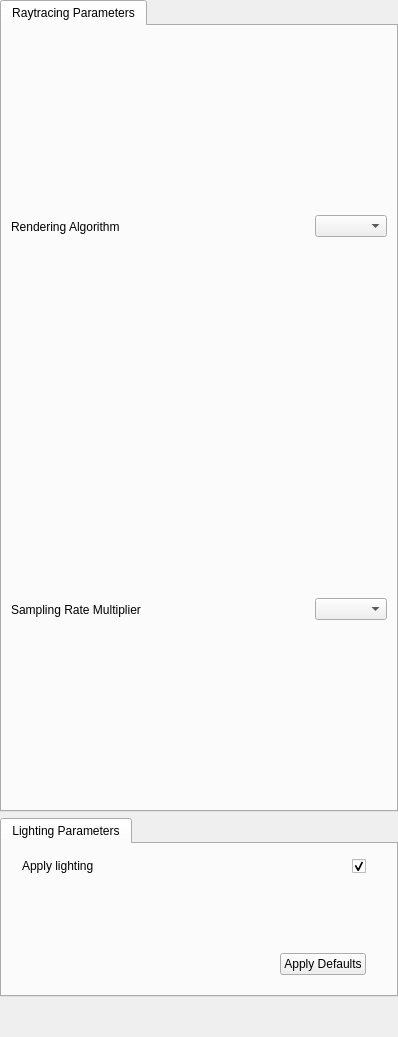
<?xml version="1.0" encoding="UTF-8"?>
<ui version="4.0">
 <class>VolumeIsoAppearanceGUI</class>
 <widget class="QWidget" name="VolumeIsoAppearanceGUI">
  <property name="geometry">
   <rect>
    <x>0</x>
    <y>0</y>
    <width>398</width>
    <height>1037</height>
   </rect>
  </property>
  <property name="sizePolicy">
   <sizepolicy hsizetype="Minimum" vsizetype="Minimum">
    <horstretch>0</horstretch>
    <verstretch>0</verstretch>
   </sizepolicy>
  </property>
  <property name="minimumSize">
   <size>
    <width>0</width>
    <height>0</height>
   </size>
  </property>
  <property name="maximumSize">
   <size>
    <width>16777215</width>
    <height>16777215</height>
   </size>
  </property>
  <property name="windowTitle">
   <string>Form</string>
  </property>
  <property name="whatsThis">
   <string>&lt;html&gt;&lt;head/&gt;&lt;body&gt;&lt;p&gt;These options concern the appearance of Two-D renderer&lt;/p&gt;&lt;/body&gt;&lt;/html&gt;</string>
  </property>
  <layout class="QVBoxLayout" name="verticalLayout">
   <property name="leftMargin">
    <number>0</number>
   </property>
   <property name="topMargin">
    <number>0</number>
   </property>
   <property name="rightMargin">
    <number>0</number>
   </property>
   <property name="bottomMargin">
    <number>0</number>
   </property>
   <item>
    <widget class="QTabWidget" name="Ray_Params_Widget">
     <property name="currentIndex">
      <number>0</number>
     </property>
     <widget class="QWidget" name="tab_2">
      <attribute name="title">
       <string>Raytracing Parameters</string>
      </attribute>
      <layout class="QHBoxLayout" name="horizontalLayout_9">
       <item>
        <widget class="QFrame" name="frame_3">
         <property name="frameShape">
          <enum>QFrame::NoFrame</enum>
         </property>
         <property name="frameShadow">
          <enum>QFrame::Raised</enum>
         </property>
         <layout class="QVBoxLayout" name="verticalLayout_4">
          <property name="spacing">
           <number>0</number>
          </property>
          <property name="leftMargin">
           <number>0</number>
          </property>
          <property name="topMargin">
           <number>0</number>
          </property>
          <property name="rightMargin">
           <number>0</number>
          </property>
          <property name="bottomMargin">
           <number>0</number>
          </property>
          <item>
           <widget class="QFrame" name="frame_4">
            <property name="frameShape">
             <enum>QFrame::NoFrame</enum>
            </property>
            <property name="frameShadow">
             <enum>QFrame::Raised</enum>
            </property>
            <layout class="QHBoxLayout" name="horizontalLayout_10">
             <property name="leftMargin">
              <number>0</number>
             </property>
             <property name="topMargin">
              <number>0</number>
             </property>
             <property name="rightMargin">
              <number>0</number>
             </property>
             <property name="bottomMargin">
              <number>0</number>
             </property>
             <item>
              <widget class="QLabel" name="label_2">
               <property name="text">
                <string>Rendering Algorithm</string>
               </property>
              </widget>
             </item>
             <item>
              <spacer name="horizontalSpacer_3">
               <property name="orientation">
                <enum>Qt::Horizontal</enum>
               </property>
               <property name="sizeHint" stdset="0">
                <size>
                 <width>20</width>
                 <height>20</height>
                </size>
               </property>
              </spacer>
             </item>
             <item>
              <widget class="QComboBox" name="_castingModeComboBox"/>
             </item>
            </layout>
           </widget>
          </item>
          <item>
           <widget class="QFrame" name="frame_5">
            <property name="frameShape">
             <enum>QFrame::NoFrame</enum>
            </property>
            <property name="frameShadow">
             <enum>QFrame::Raised</enum>
            </property>
            <layout class="QHBoxLayout" name="horizontalLayout_11">
             <property name="leftMargin">
              <number>0</number>
             </property>
             <property name="topMargin">
              <number>0</number>
             </property>
             <property name="rightMargin">
              <number>0</number>
             </property>
             <property name="bottomMargin">
              <number>0</number>
             </property>
             <item>
              <widget class="QLabel" name="label_3">
               <property name="text">
                <string>Sampling Rate Multiplier</string>
               </property>
              </widget>
             </item>
             <item>
              <spacer name="horizontalSpacer_4">
               <property name="orientation">
                <enum>Qt::Horizontal</enum>
               </property>
               <property name="sizeHint" stdset="0">
                <size>
                 <width>20</width>
                 <height>20</height>
                </size>
               </property>
              </spacer>
             </item>
             <item>
              <widget class="QComboBox" name="_samplingRateComboBox"/>
             </item>
            </layout>
           </widget>
          </item>
         </layout>
        </widget>
       </item>
      </layout>
     </widget>
    </widget>
   </item>
   <item>
    <widget class="QTabWidget" name="tabWidget">
     <property name="sizePolicy">
      <sizepolicy hsizetype="Minimum" vsizetype="Minimum">
       <horstretch>0</horstretch>
       <verstretch>0</verstretch>
      </sizepolicy>
     </property>
     <property name="currentIndex">
      <number>0</number>
     </property>
     <widget class="QWidget" name="tab">
      <property name="sizePolicy">
       <sizepolicy hsizetype="Minimum" vsizetype="Minimum">
        <horstretch>0</horstretch>
        <verstretch>0</verstretch>
       </sizepolicy>
      </property>
      <attribute name="title">
       <string>Lighting Parameters</string>
      </attribute>
      <layout class="QVBoxLayout" name="verticalLayout_2">
       <property name="spacing">
        <number>5</number>
       </property>
       <property name="leftMargin">
        <number>20</number>
       </property>
       <property name="topMargin">
        <number>12</number>
       </property>
       <property name="rightMargin">
        <number>20</number>
       </property>
       <property name="bottomMargin">
        <number>20</number>
       </property>
       <item>
        <widget class="QFrame" name="frame">
         <property name="sizePolicy">
          <sizepolicy hsizetype="Minimum" vsizetype="Minimum">
           <horstretch>0</horstretch>
           <verstretch>0</verstretch>
          </sizepolicy>
         </property>
         <property name="frameShape">
          <enum>QFrame::NoFrame</enum>
         </property>
         <property name="frameShadow">
          <enum>QFrame::Raised</enum>
         </property>
         <layout class="QHBoxLayout" name="horizontalLayout_3">
          <property name="spacing">
           <number>0</number>
          </property>
          <property name="leftMargin">
           <number>0</number>
          </property>
          <property name="topMargin">
           <number>0</number>
          </property>
          <property name="rightMargin">
           <number>10</number>
          </property>
          <property name="bottomMargin">
           <number>5</number>
          </property>
          <item>
           <widget class="QLabel" name="label">
            <property name="sizePolicy">
             <sizepolicy hsizetype="Minimum" vsizetype="Minimum">
              <horstretch>0</horstretch>
              <verstretch>0</verstretch>
             </sizepolicy>
            </property>
            <property name="text">
             <string>Apply lighting</string>
            </property>
           </widget>
          </item>
          <item>
           <spacer name="horizontalSpacer_2">
            <property name="orientation">
             <enum>Qt::Horizontal</enum>
            </property>
            <property name="sizeType">
             <enum>QSizePolicy::MinimumExpanding</enum>
            </property>
            <property name="sizeHint" stdset="0">
             <size>
              <width>40</width>
              <height>20</height>
             </size>
            </property>
           </spacer>
          </item>
          <item>
           <widget class="QCheckBox" name="_lightingCheckBox">
            <property name="sizePolicy">
             <sizepolicy hsizetype="Minimum" vsizetype="Minimum">
              <horstretch>0</horstretch>
              <verstretch>0</verstretch>
             </sizepolicy>
            </property>
            <property name="mouseTracking">
             <bool>false</bool>
            </property>
            <property name="text">
             <string/>
            </property>
            <property name="checked">
             <bool>true</bool>
            </property>
            <property name="tristate">
             <bool>false</bool>
            </property>
           </widget>
          </item>
         </layout>
        </widget>
       </item>
       <item>
        <widget class="QSliderEdit" name="_ambientWidget" native="true">
         <property name="sizePolicy">
          <sizepolicy hsizetype="Minimum" vsizetype="Minimum">
           <horstretch>0</horstretch>
           <verstretch>0</verstretch>
          </sizepolicy>
         </property>
         <property name="minimumSize">
          <size>
           <width>0</width>
           <height>10</height>
          </size>
         </property>
        </widget>
       </item>
       <item>
        <widget class="QSliderEdit" name="_diffuseWidget" native="true">
         <property name="sizePolicy">
          <sizepolicy hsizetype="Minimum" vsizetype="Minimum">
           <horstretch>0</horstretch>
           <verstretch>0</verstretch>
          </sizepolicy>
         </property>
         <property name="minimumSize">
          <size>
           <width>0</width>
           <height>10</height>
          </size>
         </property>
        </widget>
       </item>
       <item>
        <widget class="QSliderEdit" name="_specularWidget" native="true">
         <property name="sizePolicy">
          <sizepolicy hsizetype="Minimum" vsizetype="Minimum">
           <horstretch>0</horstretch>
           <verstretch>0</verstretch>
          </sizepolicy>
         </property>
         <property name="minimumSize">
          <size>
           <width>0</width>
           <height>10</height>
          </size>
         </property>
        </widget>
       </item>
       <item>
        <widget class="QSliderEdit" name="_shininessWidget" native="true">
         <property name="sizePolicy">
          <sizepolicy hsizetype="Minimum" vsizetype="Minimum">
           <horstretch>0</horstretch>
           <verstretch>0</verstretch>
          </sizepolicy>
         </property>
         <property name="minimumSize">
          <size>
           <width>0</width>
           <height>10</height>
          </size>
         </property>
        </widget>
       </item>
       <item>
        <widget class="QFrame" name="frame_2">
         <property name="sizePolicy">
          <sizepolicy hsizetype="Minimum" vsizetype="Minimum">
           <horstretch>0</horstretch>
           <verstretch>0</verstretch>
          </sizepolicy>
         </property>
         <property name="frameShape">
          <enum>QFrame::NoFrame</enum>
         </property>
         <property name="frameShadow">
          <enum>QFrame::Plain</enum>
         </property>
         <property name="lineWidth">
          <number>0</number>
         </property>
         <layout class="QHBoxLayout" name="horizontalLayout_2">
          <property name="spacing">
           <number>0</number>
          </property>
          <property name="leftMargin">
           <number>0</number>
          </property>
          <property name="topMargin">
           <number>5</number>
          </property>
          <property name="rightMargin">
           <number>10</number>
          </property>
          <property name="bottomMargin">
           <number>0</number>
          </property>
          <item>
           <spacer name="horizontalSpacer">
            <property name="orientation">
             <enum>Qt::Horizontal</enum>
            </property>
            <property name="sizeType">
             <enum>QSizePolicy::MinimumExpanding</enum>
            </property>
            <property name="sizeHint" stdset="0">
             <size>
              <width>40</width>
              <height>20</height>
             </size>
            </property>
           </spacer>
          </item>
          <item>
           <widget class="QPushButton" name="_defaultLightingButton">
            <property name="sizePolicy">
             <sizepolicy hsizetype="Minimum" vsizetype="Minimum">
              <horstretch>0</horstretch>
              <verstretch>0</verstretch>
             </sizepolicy>
            </property>
            <property name="text">
             <string>Apply Defaults</string>
            </property>
           </widget>
          </item>
         </layout>
        </widget>
       </item>
      </layout>
     </widget>
    </widget>
   </item>
   <item>
    <spacer name="verticalSpacer">
     <property name="orientation">
      <enum>Qt::Vertical</enum>
     </property>
     <property name="sizeType">
      <enum>QSizePolicy::Maximum</enum>
     </property>
     <property name="sizeHint" stdset="0">
      <size>
       <width>20</width>
       <height>40</height>
      </size>
     </property>
    </spacer>
   </item>
  </layout>
 </widget>
 <customwidgets>
  <customwidget>
   <class>TFWidget</class>
   <extends>QWidget</extends>
   <header>TFWidget.h</header>
   <container>1</container>
  </customwidget>
  <customwidget>
   <class>QSliderEdit</class>
   <extends>QWidget</extends>
   <header>QSliderEdit.h</header>
   <container>1</container>
  </customwidget>
 </customwidgets>
 <resources/>
 <connections/>
</ui>
